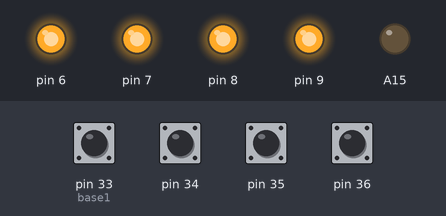
Simulated run of this sketch. Board: Arduino Mega 2560, built with avr-gcc and run on an emulated ATmega2560. Shown: output pins drawn as LEDs (lit = HIGH). The test bench sets the inputs (shaded band); at power-on: pin 33 (base1), pin 34–36 HIGH.

Above: at 1.2 s.
1.3 s: pin 33 (base1) pulled LOW for 0.15 s
At 1.37 s:
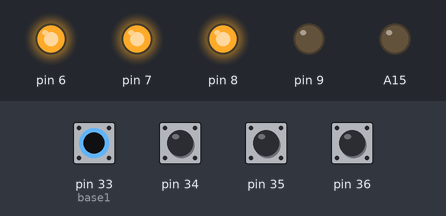
2.9 s: pin 34 pulled LOW for 0.15 s
At 2.97 s:
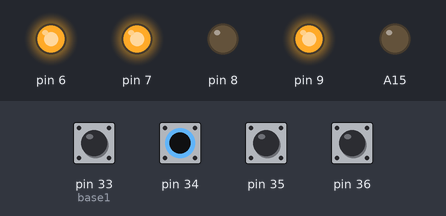
4.5 s: pin 35 pulled LOW for 0.15 s
At 4.57 s:
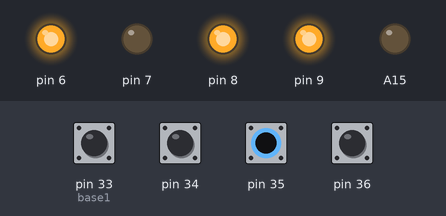
6.1 s: pin 36 pulled LOW for 0.15 s
At 6.17 s:
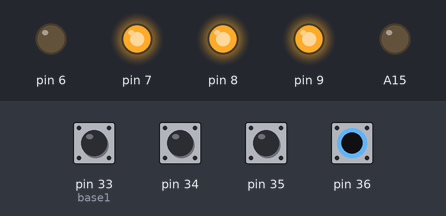
7.7 s: pin 33 (base1) driven LOW and pin 34 driven LOW
At 8.2 s:
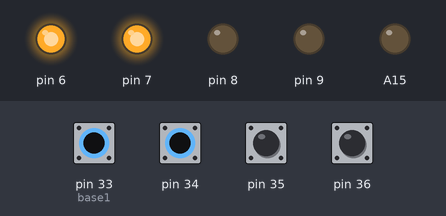
9.2 s: pin 35 pulled LOW for 1 s
At 10.0 s:
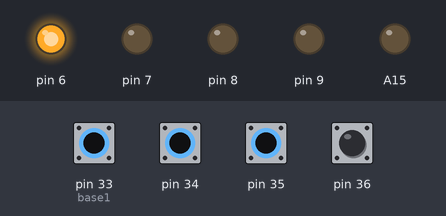
Timing chart, 0 to 12.2 s (numbered marks = the images above; inputs shaded):
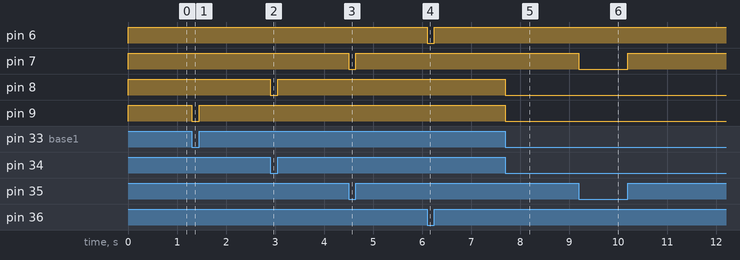

Measured:
- after the input at 1.3 s, pin 9: HIGH → LOW at once, → HIGH 0.15 s later
- after the input at 2.9 s, pin 8: HIGH → LOW at once, → HIGH 0.15 s later
- after the input at 4.5 s, pin 7: HIGH → LOW at once, → HIGH 0.15 s later
- after the input at 6.1 s, pin 6: HIGH → LOW at once, → HIGH 0.15 s later
- after the input at 7.7 s, pin 8, pin 9: HIGH → LOW at once
- after the input at 9.2 s, pin 7: HIGH → LOW at once, → HIGH 1.0 s later

The sketch:

__.ino
```cpp
#define otp OUTPUT
#define inp INPUT
int base =6 ;
int base1 = 33;
int num = 4 ;
int dipsw[4]={0};

void setup()
{
    for( int i = base ; i < base+num ; i+=1 )
    {
        pinMode( i , otp );
    }
    for( int i = base1 ; i < base1+num ; i+=1 )
    {
        pinMode( i , INPUT_PULLUP );
    }
    pinMode( A15 , otp );
    digitalWrite( A15 , 0);
}
void loop()
{
    for( int i = 0 ; i < 4 ; i += 1)
    {
        dipsw[i] = digitalRead(base1+i);
        digitalWrite( 9-i , dipsw[i]);
    }
}
```
